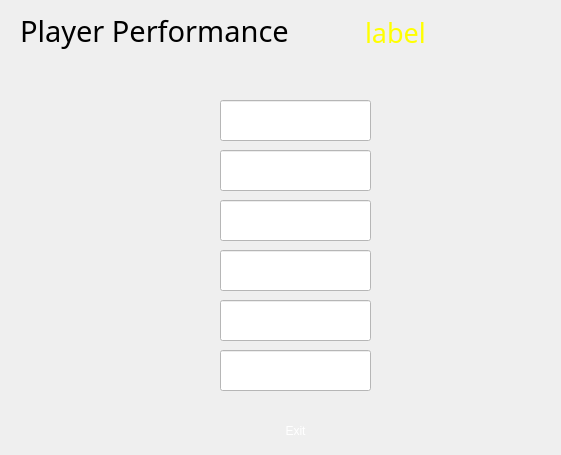
<?xml version="1.0" encoding="UTF-8"?>
<ui version="4.0">
 <class>playerperformance</class>
 <widget class="QWidget" name="playerperformance">
  <property name="geometry">
   <rect>
    <x>0</x>
    <y>0</y>
    <width>561</width>
    <height>455</height>
   </rect>
  </property>
  <property name="windowTitle">
   <string>Form</string>
  </property>
  <widget class="QWidget" name="area_2" native="true">
   <property name="geometry">
    <rect>
     <x>-20</x>
     <y>-10</y>
     <width>621</width>
     <height>481</height>
    </rect>
   </property>
   <property name="styleSheet">
    <string notr="true">background-color: qlineargradient(spread:pad, 
                                x1:0, y1:0, x2:0, y2:1, 
                                stop:0 rgba(6, 6, 6, 255), 
                                stop:0.41 rgba(56, 50, 52, 255), 
                                stop:1 rgba(34, 33, 33, 255));;
</string>
   </property>
   <widget class="QLabel" name="labelFirstName">
    <property name="geometry">
     <rect>
      <x>40</x>
      <y>10</y>
      <width>341</width>
      <height>61</height>
     </rect>
    </property>
    <property name="font">
     <font>
      <family>Azonix</family>
      <pointsize>22</pointsize>
     </font>
    </property>
    <property name="styleSheet">
     <string notr="true">background:transparent;</string>
    </property>
    <property name="text">
     <string>Player Performance</string>
    </property>
   </widget>
   <widget class="QLineEdit" name="lineEditGoals">
    <property name="geometry">
     <rect>
      <x>240</x>
      <y>110</y>
      <width>151</width>
      <height>41</height>
     </rect>
    </property>
    <property name="styleSheet">
     <string notr="true">QLineEdit {
    background-color: white;
    padding: 5px;
    color: black;
    font-size: 16px;
}

/* Hover effect */
QLineEdit:hover {
	border:3px dashed qlineargradient(spread:pad, 
                            x1:0, y1:0, x2:1, y2:1, 
                            stop:0 rgba(255, 0, 0, 255), 
                            stop:0.41 rgba(195, 22, 58, 255), 
                            stop:1 rgba(255, 117, 0, 255));;  ;  ;
}

/* Focus effect */
QLineEdit:focus {
    border:2px solid  qlineargradient(spread:pad, 
                            x1:0, y1:0, x2:1, y2:1, 
                            stop:0 rgba(255, 0, 0, 255), 
                            stop:0.41 rgba(195, 22, 58, 255), 
                            stop:1 rgba(255, 117, 0, 255));;  ;  ;
}
</string>
    </property>
    <property name="placeholderText">
     <string/>
    </property>
   </widget>
   <widget class="QLineEdit" name="lineEditAssists">
    <property name="geometry">
     <rect>
      <x>240</x>
      <y>160</y>
      <width>151</width>
      <height>41</height>
     </rect>
    </property>
    <property name="styleSheet">
     <string notr="true">QLineEdit {
    background-color: white;
    padding: 5px;
    color: black;
    font-size: 16px;
}

/* Hover effect */
QLineEdit:hover {
	border:3px dashed qlineargradient(spread:pad, 
                            x1:0, y1:0, x2:1, y2:1, 
                            stop:0 rgba(255, 0, 0, 255), 
                            stop:0.41 rgba(195, 22, 58, 255), 
                            stop:1 rgba(255, 117, 0, 255));;  ;  ;
}

/* Focus effect */
QLineEdit:focus {
    border:2px solid  qlineargradient(spread:pad, 
                            x1:0, y1:0, x2:1, y2:1, 
                            stop:0 rgba(255, 0, 0, 255), 
                            stop:0.41 rgba(195, 22, 58, 255), 
                            stop:1 rgba(255, 117, 0, 255));;  ;  ;
}
</string>
    </property>
    <property name="placeholderText">
     <string/>
    </property>
   </widget>
   <widget class="QLineEdit" name="lineEditSaves">
    <property name="geometry">
     <rect>
      <x>240</x>
      <y>210</y>
      <width>151</width>
      <height>41</height>
     </rect>
    </property>
    <property name="styleSheet">
     <string notr="true">QLineEdit {
    background-color: white;
    padding: 5px;
    color: black;
    font-size: 16px;
}

/* Hover effect */
QLineEdit:hover {
	border:3px dashed qlineargradient(spread:pad, 
                            x1:0, y1:0, x2:1, y2:1, 
                            stop:0 rgba(255, 0, 0, 255), 
                            stop:0.41 rgba(195, 22, 58, 255), 
                            stop:1 rgba(255, 117, 0, 255));;  ;  ;
}

/* Focus effect */
QLineEdit:focus {
    border:2px solid  qlineargradient(spread:pad, 
                            x1:0, y1:0, x2:1, y2:1, 
                            stop:0 rgba(255, 0, 0, 255), 
                            stop:0.41 rgba(195, 22, 58, 255), 
                            stop:1 rgba(255, 117, 0, 255));;  ;  ;
}
</string>
    </property>
    <property name="placeholderText">
     <string/>
    </property>
   </widget>
   <widget class="QPushButton" name="exitButton">
    <property name="geometry">
     <rect>
      <x>260</x>
      <y>420</y>
      <width>111</width>
      <height>41</height>
     </rect>
    </property>
    <property name="styleSheet">
     <string notr="true">QPushButton {
background-color:qlineargradient(spread:pad, 
                            x1:0, y1:0, x2:1, y2:1, 
                            stop:0 rgba(255, 0, 0, 255), 
                            stop:0.41 rgba(195, 22, 58, 255), 
                            stop:1 rgba(255, 117, 0, 255));;  ;  
border-radius:10px;
color:white;
}
QPushButton:hover {
    background-color:qlineargradient(x1: 0.25, y1: 0, x2: 0.75, y2: 1, 
                            stop: 0 rgba(0, 255, 254, 255),     
                            stop: 0.26 rgba(38, 170, 196, 255), 
                            stop: 0.67 rgba(89, 85, 131, 255),
                            stop: 1 rgba(0, 238, 255, 255));  
}</string>
    </property>
    <property name="text">
     <string>Exit</string>
    </property>
   </widget>
   <widget class="QLabel" name="labelImage">
    <property name="geometry">
     <rect>
      <x>385</x>
      <y>12</y>
      <width>321</width>
      <height>61</height>
     </rect>
    </property>
    <property name="font">
     <font>
      <family>Azonix</family>
      <pointsize>20</pointsize>
     </font>
    </property>
    <property name="styleSheet">
     <string notr="true">background:transparent;
color:yellow;
</string>
    </property>
    <property name="text">
     <string>label</string>
    </property>
   </widget>
   <widget class="QLineEdit" name="lineEditYellows">
    <property name="geometry">
     <rect>
      <x>240</x>
      <y>260</y>
      <width>151</width>
      <height>41</height>
     </rect>
    </property>
    <property name="styleSheet">
     <string notr="true">QLineEdit {
    background-color: white;
    padding: 5px;
    color: black;
    font-size: 16px;
}

/* Hover effect */
QLineEdit:hover {
	border:3px dashed qlineargradient(spread:pad, 
                            x1:0, y1:0, x2:1, y2:1, 
                            stop:0 rgba(255, 0, 0, 255), 
                            stop:0.41 rgba(195, 22, 58, 255), 
                            stop:1 rgba(255, 117, 0, 255));;  ;  ;
}

/* Focus effect */
QLineEdit:focus {
    border:2px solid  qlineargradient(spread:pad, 
                            x1:0, y1:0, x2:1, y2:1, 
                            stop:0 rgba(255, 0, 0, 255), 
                            stop:0.41 rgba(195, 22, 58, 255), 
                            stop:1 rgba(255, 117, 0, 255));;  ;  ;
}
</string>
    </property>
    <property name="placeholderText">
     <string/>
    </property>
   </widget>
   <widget class="QLineEdit" name="lineEditReds">
    <property name="geometry">
     <rect>
      <x>240</x>
      <y>310</y>
      <width>151</width>
      <height>41</height>
     </rect>
    </property>
    <property name="styleSheet">
     <string notr="true">QLineEdit {
    background-color: white;
    padding: 5px;
    color: black;
    font-size: 16px;
}

/* Hover effect */
QLineEdit:hover {
	border:3px dashed qlineargradient(spread:pad, 
                            x1:0, y1:0, x2:1, y2:1, 
                            stop:0 rgba(255, 0, 0, 255), 
                            stop:0.41 rgba(195, 22, 58, 255), 
                            stop:1 rgba(255, 117, 0, 255));;  ;  ;
}

/* Focus effect */
QLineEdit:focus {
    border:2px solid  qlineargradient(spread:pad, 
                            x1:0, y1:0, x2:1, y2:1, 
                            stop:0 rgba(255, 0, 0, 255), 
                            stop:0.41 rgba(195, 22, 58, 255), 
                            stop:1 rgba(255, 117, 0, 255));;  ;  ;
}
</string>
    </property>
    <property name="placeholderText">
     <string/>
    </property>
   </widget>
   <widget class="QLineEdit" name="labelPlayTime">
    <property name="geometry">
     <rect>
      <x>240</x>
      <y>360</y>
      <width>151</width>
      <height>41</height>
     </rect>
    </property>
    <property name="styleSheet">
     <string notr="true">QLineEdit {
    background-color: white;
    padding: 5px;
    color: black;
    font-size: 16px;
}

/* Hover effect */
QLineEdit:hover {
	border:3px dashed qlineargradient(spread:pad, 
                            x1:0, y1:0, x2:1, y2:1, 
                            stop:0 rgba(255, 0, 0, 255), 
                            stop:0.41 rgba(195, 22, 58, 255), 
                            stop:1 rgba(255, 117, 0, 255));;  ;  ;
}

/* Focus effect */
QLineEdit:focus {
    border:2px solid  qlineargradient(spread:pad, 
                            x1:0, y1:0, x2:1, y2:1, 
                            stop:0 rgba(255, 0, 0, 255), 
                            stop:0.41 rgba(195, 22, 58, 255), 
                            stop:1 rgba(255, 117, 0, 255));;  ;  ;
}
</string>
    </property>
    <property name="placeholderText">
     <string/>
    </property>
   </widget>
  </widget>
 </widget>
 <resources/>
 <connections/>
</ui>
